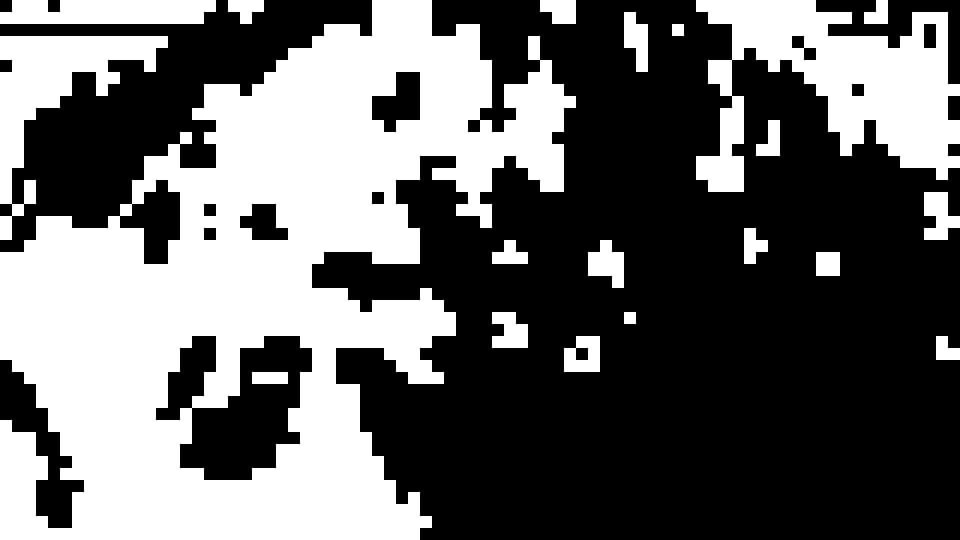
#> input picture Image_Segmentation/output/refined_mask.png, 1920 x 1080 px (shown at 1/2 size)
$ python refine_mask.py --mask ../Image_Segmentation/output/refined_mask.png --image ../Image_Segmentation/output/overlay.png
#> lines starting #> are read from the running program, lines starting #| are printed output that depends on the picture; after the words box and inside, x2 and y2 are one past the last pixel; in counts of white or black regions, pixels touching at a corner belong together
import cv2
import numpy as np
from skimage import measure
import argparse

def refine_mask(mask_path, image_path, mask_out, overlay_out):
    # Load mask (binary: vegetation=255, background=0) - vegetation is marked as white
#> called with image_path = '../Image_Segmentation/output/overlay.png', mask_out = 'refined_mask.png', overlay_out = 'overlay.png'
    mask = cv2.imread(mask_path, cv2.IMREAD_GRAYSCALE)
#> mask: shape (1080, 1920); 40.4% white; 20 white regions, largest, box (x1, y1, x2, y2) and area: (0, 0, 1152, 1080) 630720, (1392, 0, 1920, 384) 102528, (0, 72, 336, 480) 43200
    if mask is None:
        print(f"Error: Could not read mask file '{mask_path}'. Please check the file path and integrity.")
        return
    _, mask = cv2.threshold(mask, 127, 255, cv2.THRESH_BINARY)

    # Reference image
    image = cv2.imread(image_path)
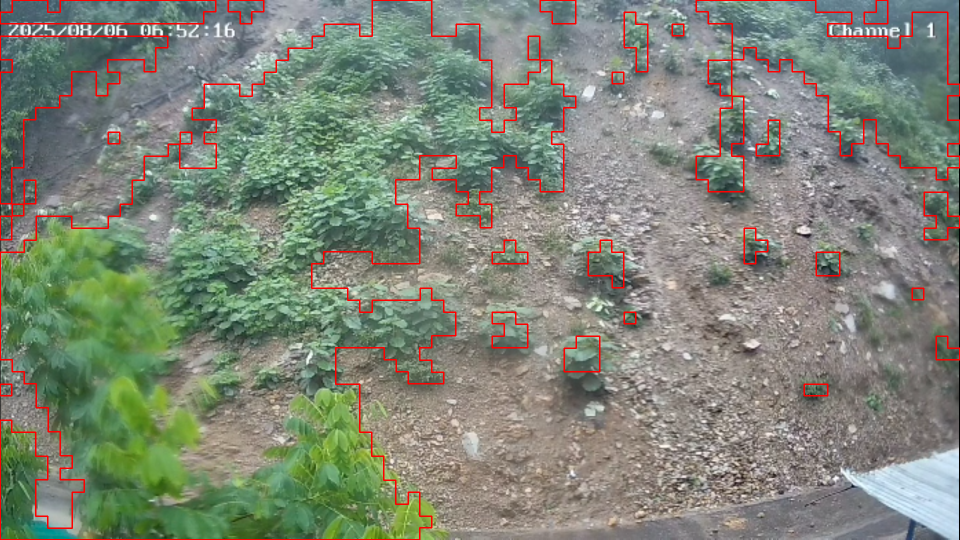
#> input picture Image_Segmentation/output/overlay.png, 1920 x 1080 px (shown at 1/2 size)
#> image is the input picture: shape (1080, 1920, 3); mean B, G, R 119.7, 133.8, 127.3
    if image is None:
        print(f"Error: Could not read image file '{image_path}'. Please check the file path and integrity.")
        return
    image_hsv = cv2.cvtColor(image, cv2.COLOR_BGR2HSV)
#> image_hsv: shape (1080, 1920, 3); mean H, S, V 58.9, 51.7, 143.7

    H, W = image.shape[:2]
#> H = 1080; W = 1920
    min_area = (H * W) / 3500 *2
#> min_area = 1184.9

    #HSV range for Vegetation
    H_low, H_high = 35, 85
    S_min = 50

    #Label connected components
    labeled_mask = measure.label(mask > 0, connectivity=2)
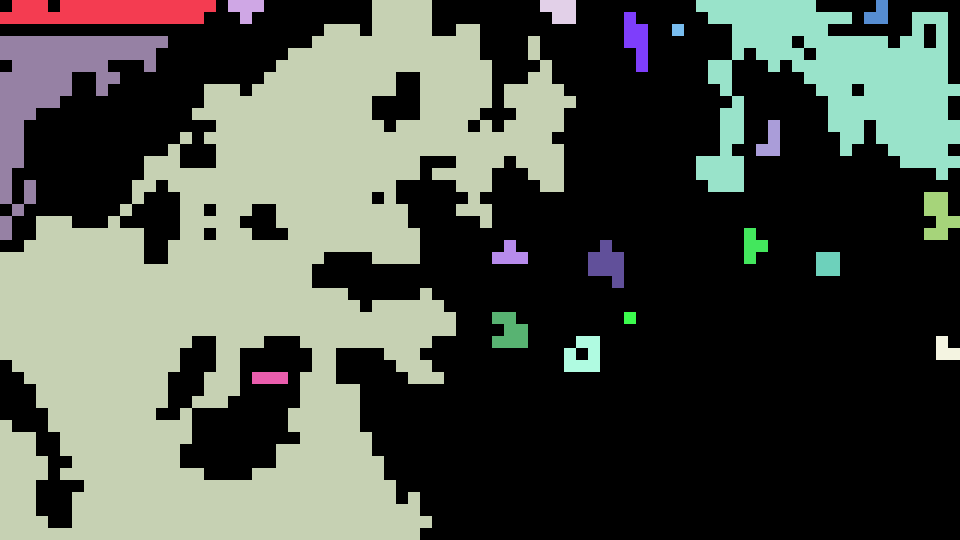
#> labeled_mask: shape (1080, 1920) int32 (shown at 1/2 size); 21 distinct labels, from 0 to 20; one colour per label, 0 black
    refined_mask = np.zeros_like(mask)

    for region in measure.regionprops(labeled_mask):
        if region.area == 0:
            continue

        # Bounding box
        minr, minc, maxr, maxc = region.bbox
        blob_mask = (labeled_mask[minr:maxr, minc:maxc] == region.label)

        # HSV of blob
        blob_hsv = image_hsv[minr:maxr, minc:maxc][blob_mask]
        mean_h, mean_s, mean_v = np.mean(blob_hsv, axis=0)

        # Filter: discard small + not in HSV range
        if region.area < min_area and not (H_low <= mean_h <= H_high and mean_s > S_min):
            continue
        else:
            refined_mask[minr:maxr, minc:maxc][blob_mask] = 255
#> this loop made 20 passes
#> (minr, minc, maxr, maxc, mean_h, mean_s, mean_v) on passes 1 to 12: (0, 0, 48, 432, 82.26, 89.84, 135.9), (0, 456, 48, 528, 76.26, 97.8, 150.9), (0, 0, 1080, 1152, 60.79, 87.39, 139.9), (0, 1080, 48, 1152, 76.33, 85.94, 147.6), (0, 1392, 384, 1920, 77.63, 67.97, 140.2), (0, 1728, 48, 1776, 78.16, 116.9, 161), (24, 1248, 144, 1296, 63.57, 83.32, 161.1), (48, 1344, 72, 1368, 56.3, 117.2, 169.4), (72, 0, 480, 336, 77.22, 82.77, 117.5), (240, 1512, 312, 1560, 62.5, 98.71, 153.5), (384, 1848, 480, 1920, 58.43, 81.83, 131.5), (456, 1488, 528, 1536, 56.17, 88.36, 143.8)
#> pass 1, in refine_mask, `blob_mask = (labeled_mask[minr:maxr, minc:maxc] == region.label)`:
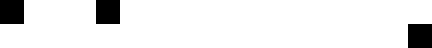
#> blob_mask: shape (48, 432) bool; 91.7% white; 3 black regions, box (x1, y1, x2, y2) and area: (0, 0, 24, 24) 576, (96, 0, 120, 24) 576, (408, 24, 432, 48) 576
#> pass 2, in refine_mask, `blob_mask = (labeled_mask[minr:maxr, minc:maxc] == region.label)`:
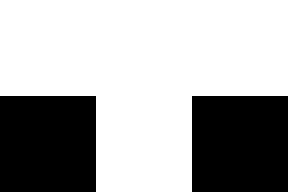
#> blob_mask: shape (48, 72) bool (shown 4 times larger); 66.7% white; 2 black regions, box (x1, y1, x2, y2) and area: (0, 24, 24, 48) 576, (48, 24, 72, 48) 576
#> pass 3, in refine_mask, `blob_mask = (labeled_mask[minr:maxr, minc:maxc] == region.label)`:
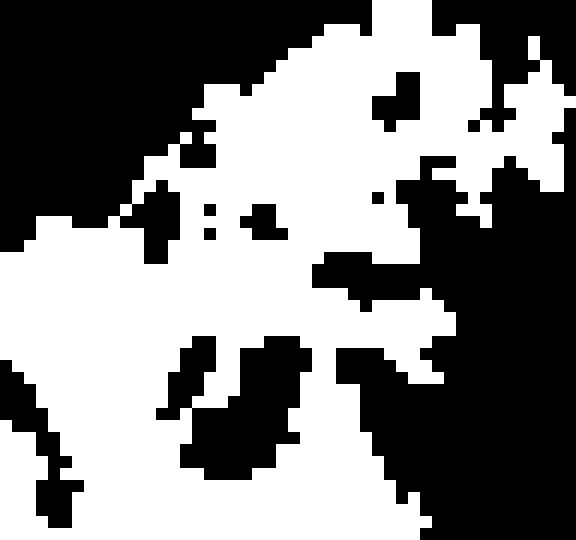
#> blob_mask: shape (1080, 1152) bool (shown at 1/2 size); 50.7% white; 10 black regions

    # Save refined mask
    cv2.imwrite(mask_out, refined_mask)

    # Create overlay (boundaries on reference image)
    contours, _ = cv2.findContours(refined_mask, cv2.RETR_EXTERNAL, cv2.CHAIN_APPROX_SIMPLE)
#> contours = 19 contours; largest, box (x1, y1, x2, y2) and area: (0, 0, 1152, 1080) 706564, (1392, 0, 1920, 384) 103820, (0, 72, 336, 480) 42226, (0, 0, 432, 48) 18507, (1128, 672, 1200, 744) 4466
    overlay = image.copy()
    cv2.drawContours(overlay, contours, -1, (0, 255, 0), 2)  # green boundaries
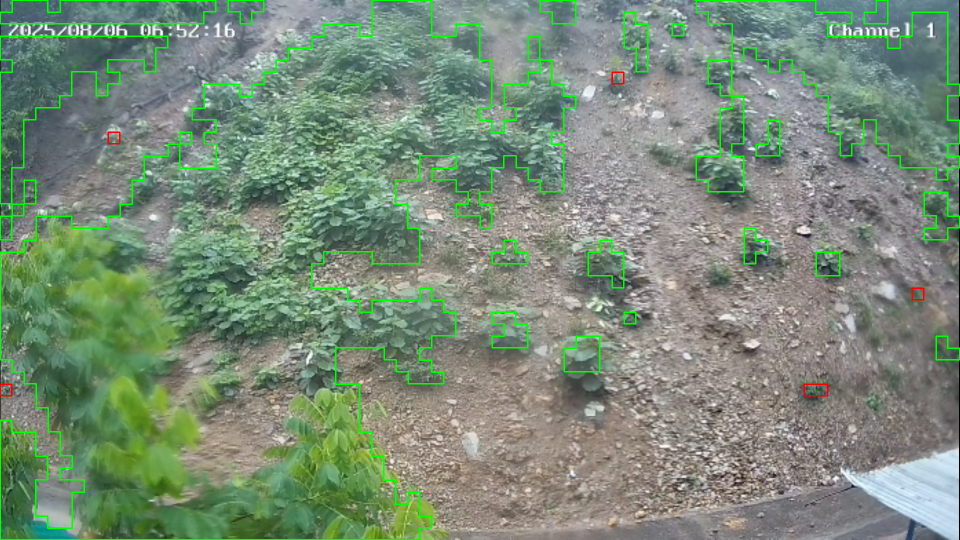
#> overlay: shape (1080, 1920, 3) (shown at 1/2 size); 2.49% of pixels changed, all inside (x1, y1, x2, y2) = (0, 0, 1920, 1080)

    cv2.imwrite(overlay_out, overlay)

    print(f"Refined mask saved to {mask_out}")
    print(f"Overlay saved to {overlay_out}")

if __name__ == "__main__":
    parser = argparse.ArgumentParser()
    parser.add_argument("--mask", type=str, required=True, help="Path to input mask.png")
    parser.add_argument("--image", type=str, required=True, help="Path to reference/original image")
    parser.add_argument("--mask_out", type=str, default="refined_mask.png", help="Path to save refined mask")
    parser.add_argument("--overlay_out", type=str, default="overlay.png", help="Path to save overlay image")
    args = parser.parse_args()

    refine_mask(args.mask, args.image, args.mask_out, args.overlay_out)
